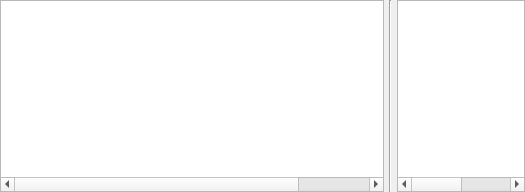
             <widget class="QWidget" name="tab_fluid">
              <attribute name="title">
               <string>fluid</string>
              </attribute>
              <layout class="QHBoxLayout" name="horizontalLayout_5" stretch="6,0,2">
               <property name="spacing">
                <number>5</number>
               </property>
               <property name="leftMargin">
                <number>0</number>
               </property>
               <property name="topMargin">
                <number>0</number>
               </property>
               <property name="rightMargin">
                <number>0</number>
               </property>
               <property name="bottomMargin">
                <number>0</number>
               </property>
               <item>
                <widget class="QTableWidget" name="table_mat_fluid">
                 <property name="enabled">
                  <bool>true</bool>
                 </property>
                 <property name="sizePolicy">
                  <sizepolicy hsizetype="Expanding" vsizetype="Expanding">
                   <horstretch>0</horstretch>
                   <verstretch>0</verstretch>
                  </sizepolicy>
                 </property>
                 <property name="mouseTracking">
                  <bool>false</bool>
                 </property>
                 <property name="tabletTracking">
                  <bool>false</bool>
                 </property>
                 <property name="autoFillBackground">
                  <bool>false</bool>
                 </property>
                 <property name="editTriggers">
                  <set>QAbstractItemView::NoEditTriggers</set>
                 </property>
                 <property name="textElideMode">
                  <enum>Qt::ElideMiddle</enum>
                 </property>
                 <attribute name="horizontalHeaderVisible">
                  <bool>false</bool>
                 </attribute>
                 <attribute name="horizontalHeaderCascadingSectionResizes">
                  <bool>true</bool>
                 </attribute>
                 <attribute name="horizontalHeaderMinimumSectionSize">
                  <number>32</number>
                 </attribute>
                 <attribute name="horizontalHeaderDefaultSectionSize">
                  <number>95</number>
                 </attribute>
                 <attribute name="horizontalHeaderHighlightSections">
                  <bool>true</bool>
                 </attribute>
                 <attribute name="horizontalHeaderShowSortIndicator" stdset="0">
                  <bool>false</bool>
                 </attribute>
                 <attribute name="horizontalHeaderStretchLastSection">
                  <bool>false</bool>
                 </attribute>
                 <attribute name="verticalHeaderVisible">
                  <bool>false</bool>
                 </attribute>
                 <attribute name="verticalHeaderCascadingSectionResizes">
                  <bool>false</bool>
                 </attribute>
                 <attribute name="verticalHeaderDefaultSectionSize">
                  <number>32</number>
                 </attribute>
                 <attribute name="verticalHeaderHighlightSections">
                  <bool>true</bool>
                 </attribute>
                 <attribute name="verticalHeaderShowSortIndicator" stdset="0">
                  <bool>false</bool>
                 </attribute>
                 <attribute name="verticalHeaderStretchLastSection">
                  <bool>false</bool>
                 </attribute>
                 <column>
                  <property name="text">
                   <string>名称</string>
                  </property>
                 </column>
                 <column>
                  <property name="text">
                   <string notr="true">密度</string>
                  </property>
                  <property name="toolTip">
                   <string notr="true"/>
                  </property>
                  <property name="whatsThis">
                   <string/>
                  </property>
                  <property name="textAlignment">
                   <set>AlignCenter</set>
                  </property>
                 </column>
                 <column>
                  <property name="text">
                   <string>导热系数</string>
                  </property>
                  <property name="textAlignment">
                   <set>AlignCenter</set>
                  </property>
                 </column>
                 <column>
                  <property name="text">
                   <string>比热容</string>
                  </property>
                  <property name="textAlignment">
                   <set>AlignCenter</set>
                  </property>
                 </column>
                 <column>
                  <property name="text">
                   <string>动力粘度</string>
                  </property>
                  <property name="textAlignment">
                   <set>AlignCenter</set>
                  </property>
                 </column>
                </widget>
               </item>
               <item>
                <widget class="Line" name="line">
                 <property name="sizePolicy">
                  <sizepolicy hsizetype="Fixed" vsizetype="Minimum">
                   <horstretch>1</horstretch>
                   <verstretch>0</verstretch>
                  </sizepolicy>
                 </property>
                 <property name="orientation">
                  <enum>Qt::Vertical</enum>
                 </property>
                </widget>
               </item>
               <item>
                <widget class="QTableWidget" name="table_temp_fluid">
                 <property name="sizePolicy">
                  <sizepolicy hsizetype="Expanding" vsizetype="Expanding">
                   <horstretch>0</horstretch>
                   <verstretch>0</verstretch>
                  </sizepolicy>
                 </property>
                 <property name="editTriggers">
                  <set>QAbstractItemView::NoEditTriggers</set>
                 </property>
                 <attribute name="horizontalHeaderVisible">
                  <bool>false</bool>
                 </attribute>
                 <attribute name="horizontalHeaderMinimumSectionSize">
                  <number>32</number>
                 </attribute>
                 <attribute name="horizontalHeaderDefaultSectionSize">
                  <number>74</number>
                 </attribute>
                 <attribute name="horizontalHeaderShowSortIndicator" stdset="0">
                  <bool>false</bool>
                 </attribute>
                 <attribute name="horizontalHeaderStretchLastSection">
                  <bool>true</bool>
                 </attribute>
                 <attribute name="verticalHeaderVisible">
                  <bool>false</bool>
                 </attribute>
                 <attribute name="verticalHeaderDefaultSectionSize">
                  <number>32</number>
                 </attribute>
                 <attribute name="verticalHeaderStretchLastSection">
                  <bool>false</bool>
                 </attribute>
                 <column>
                  <property name="text">
                   <string>温度</string>
                  </property>
                 </column>
                 <column>
                  <property name="text">
                   <string>大小</string>
                  </property>
                 </column>
                </widget>
               </item>
              </layout>
             </widget>
